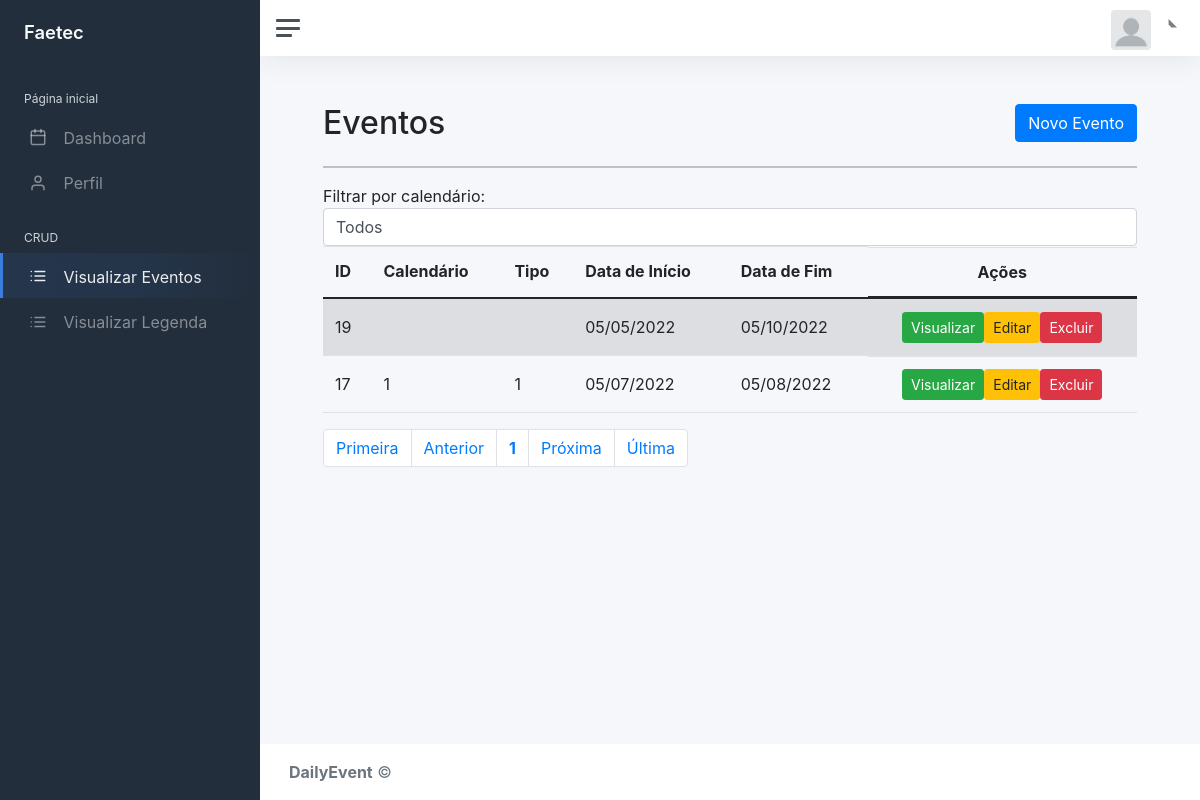
Before: /static/dash.php?page=lista_eve with the older database file.
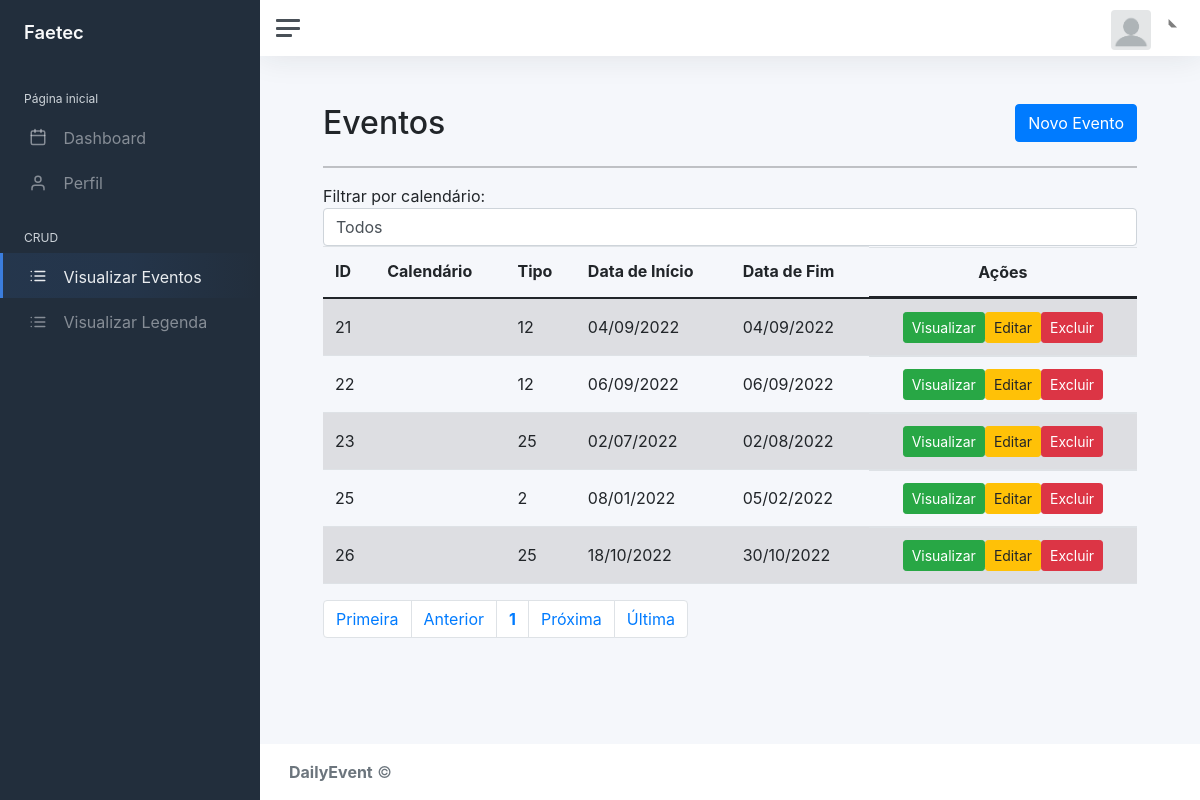
After: the same page with the newer database file.
### tables this page shows
CREATE TABLE IF NOT EXISTS `eventos` (
  `id_evento` int(11) NOT NULL AUTO_INCREMENT,
  `dt_ini_ev` date DEFAULT NULL,
  `dt_fim_ev` date DEFAULT NULL,
  `id_calendario` int(11) DEFAULT NULL,
  `id_leg` int(11) DEFAULT NULL,
  PRIMARY KEY (`id_evento`) USING BTREE,
  KEY `FK_eventos_calendario` (`id_calendario`),
  KEY `FK_eventos_legenda` (`id_leg`),
  CONSTRAINT `FK_eventos_calendario` FOREIGN KEY (`id_calendario`) REFERENCES `calendario` (`id_calendario`) ON DELETE CASCADE ON UPDATE CASCADE,
  CONSTRAINT `FK_eventos_legenda` FOREIGN KEY (`id_leg`) REFERENCES `legenda` (`id_leg`) ON DELETE CASCADE ON UPDATE CASCADE
);

### static/contents/evento/lista_eve.php (the view, shortened to what this page needs)
<div id="main" class="container-fluid">
	<div id="top" class="row">
		<div class="col-md-11">
			<h2>Eventos</h2>
		</div>
		<div class="col-md-1">
			<a href="?page=addeve" class="btn btn-primary pull-right h2">Novo Evento</a>
		</div>
	</div>
	<hr/>
	<form action="?page=lista_eve" method="post" >
	Filtrar por calendário:&nbsp<select name="calendario" class="form-control" action="post" onchange='this.form.submit()';>
	<option value="none">Todos</option>
	</select>
	</form>
	<div id="bloco-list-pag">
		<div id="list" class="row">
			<div class="table-responsive col-md-12">
				<?php
					$quantidade = 5;
					if(isset($_POST['calendario']) && $_POST['calendario'] !== 'none'){
						$eventos = mysqli_query($con, "select * from eventos where id_calendario ='".$_POST['calendario']."' ORDER BY id_calendario ASC") or die(mysqli_error());
					}
					else{
						$eventos = mysqli_query($con, "select * from eventos ORDER BY id_calendario ASC") or die(mysqli_error());
					}
					$pagina = (isset($_GET['pagina'])) ? (int)$_GET['pagina'] : 1;
					echo "<table class='table table-striped' cellspacing='0' cellpading='0'>";
					echo "<thead><tr>";
					echo "<td><strong>ID</strong></td>";
					echo "<td><strong>Calendário</strong></td>";
					echo "<td><strong>Tipo</strong></td>";
					echo "<td><strong>Data de Início</strong></td>";
					echo "<td><strong>Data de Fim</strong></td>";
					echo "<td class='actions d-flex justify-content-center'><strong>Ações</strong></td>";
					echo "</tr></thead><tbody>";
					while($info = mysqli_fetch_array($eventos)){
						echo "<tr>";
						echo "<td>".$info['id_evento']."</td>";
						echo "<td>".$info['id_calendario']."</td>";
						echo "<td>".$info['id_leg']." </td>";
						echo "<td>".date('d/m/Y',strtotime($info['dt_ini_ev']))."</td>";
						echo "<td>".date('d/m/Y',strtotime($info['dt_fim_ev']))."</td>";
						echo "<td class='actions btn-group-sm d-flex justify-content-center'>";
						echo "<a class='btn btn-success btn-xs' href=?page=view_eve&id_evento=".$info['id_evento']."> Visualizar </a>";
						echo "<a class='btn btn-warning btn-xs' href=?page=edit_eve&id_evento=".$info['id_evento']."> Editar </a>";
						echo "<a href=?page=excluir_eve&id_evento=".$info['id_evento']." class='btn btn-danger btn-xs'> Excluir </a></td>";
					}
				echo "</tr></tbody></table>";
			?>
		</div>
	</div>
	<div id="bottom" class="row">
			<div class="col-md-12">
				<?php
					$sqlTotal 		= "select id_evento from eventos;";
					$qrTotal  		= mysqli_query($con, $sqlTotal) or die (mysqli_error());
					$numTotal 		= mysqli_num_rows($qrTotal);
					$totalpagina = (ceil($numTotal/$quantidade)<=0) ? 1 : ceil($numTotal/$quantidade);
					$anterior = (($pagina-1) <= 0) ? 1 : $pagina - 1;
					$posterior = (($pagina+1) >= $totalpagina) ? $totalpagina : $pagina+1;
					echo "<ul class='pagination'>";
					echo "<li class='page-item'><a class='page-link' href='?page=lista_eve&pagina=1'> Primeira</a></li> ";
					echo "<li class='page-item'><a class='page-link' href=\"?page=lista_eve&pagina=$anterior\"> Anterior</a></li> ";
					echo "<li class='page-item'><a class='page-link' href='?page=lista_eve&pagina=".$pagina."'><strong>".$pagina."</strong></a></li> ";
					echo "<li class='page-item'><a class='page-link' href=\"?page=lista_eve&pagina=$posterior\"> Pr&oacute;xima</a></li> ";
					echo "<li class='page-item'><a class='page-link' href=\"?page=lista_eve&pagina=$totalpagina\"> &Uacute;ltima</a></li></ul>";
				?>
			</div>
		</div>
	</div>
</div>

### static/dash.php (shortened to what this page needs)
<!DOCTYPE html>
<head>
	<link rel="stylesheet" href="fontawesome-pro/css/all.css">
	<link href="css/app.css" rel="stylesheet">
	<link href="https://cdn.jsdelivr.net/npm/bootstrap@5.0.2/dist/css/bootstrap.min.css" rel="stylesheet">
	<link href="//maxcdn.bootstrapcdn.com/bootstrap/4.1.1/css/bootstrap.min.css" rel="stylesheet" id="bootstrap-css">
	<link rel="stylesheet" href="css/main.css">
	<link rel="stylesheet" href="//maxcdn.bootstrapcdn.com/font-awesome/4.3.0/css/font-awesome.min.css">
	<link rel="stylesheet" href="css/bootstrap.css">
</head>
<body>
<div class="wrapper">
<?php
	include "based/sidebar.php";
	include "based/main/main.php";
?>
</div>
</body>
</html>

### static/based/sidebar.php (shortened to what this page needs)
<nav id="sidebar" class="sidebar js-sidebar" >
			<div class="sidebar-content js-simplebar">
				<a class="sidebar-brand" href="?page=home">
          		<span class="align-middle">Faetec</span>
        	</a>
				<ul class="sidebar-nav">
					<li class="sidebar-header">
						Página inicial
					</li>
					<li class="sidebar-item <?php if(isset($_GET['page']) && $_GET['page'] == 'home')echo "active";?>">
						<a class="sidebar-link" href="?page=home">
              			<i class="align-middle" data-feather="calendar"></i> <span class="align-middle">Dashboard</span>
            			</a>
					</li>
					<li class="sidebar-item <?php if(isset($_GET['page']) && $_GET['page'] == 'perfil')echo "active";?>">
						<a class="sidebar-link" href="?page=perfil">
              			<i class="align-middle" data-feather="user"></i> <span class="align-middle">Perfil</span>
            			</a>
					</li>
					<li class="sidebar-header">
						CRUD
					</li>
					<li class="sidebar-item <?php if(isset($_GET['page']) && $_GET['page'] == 'lista_eve')echo "active";?>">
						<a class="sidebar-link" href="?page=lista_eve">
              			<i class="align-middle" data-feather="list"></i> <span class="align-middle">Visualizar Eventos</span>
            			</a>
					</li>
					<li class="sidebar-item <?php if(isset($_GET['page']) && $_GET['page'] == 'lista_leg')echo "active";?>">
						<a class="sidebar-link" href="?page=lista_leg">
              			<i class="align-middle" data-feather="list"></i> <span class="align-middle">Visualizar Legenda</span>
            			</a>
					</li>
				</ul>
			</div>
		</nav>

### static/based/main/main.php
<div class="main">
<?php
	include "topo.php";
?>
<main class="content">
<div class="container-fluid p-0">
<?php
include "contents.php";
?>
</div>
</main>
<?php
	include "footer.php";
?>
</div>

### static/based/main/topo.php (shortened to what this page needs)
<nav class="navbar navbar-expand navbar-light navbar-bg">
	<a class="sidebar-toggle js-sidebar-toggle">
        <i class="hamburger align-self-center"></i>
    </a>
	<div class="navbar-collapse collapse">
		<ul class="navbar-nav navbar-align">
			<li class="nav-item dropdown">
				<a class="nav-link dropdown-toggle d-none d-sm-inline-block" href="?page=perfil" data-bs-toggle="dropdown">
				<img src="img/profile.webp" class="avatar img-fluid rounded me-1" alt="<?php echo $_SESSION['UsuarioNome']?>" /> <span class="text-dark"><?php echo $_SESSION['UsuarioNome']?></span></a>
			</li>
		</ul>
	</div>
</nav>

### static/based/main/contents.php (shortened to what this page needs)
<?php
    if(isset($_GET['page'])){
        switch ($_GET['page']) {
            case 'lista_eve':
                 include "contents/evento/lista_eve.php";
                break;
    }
}
?>

### static/based/main/footer.php
<footer class="footer">
				<div class="container-fluid">
					<div class="row text-muted">
						<div class="col-6 text-start">
							<p class="mb-0">
								<a><strong>DailyEvent</strong></a> &copy;
							</p>
						</div>
					</div>
				</div>
			</footer>

Changed rows visible on the page:
removed eventos: id_evento "19", dt_ini_ev "05/05/2022", dt_fim_ev "05/10/2022"
removed eventos: id_evento "17", id_calendario "1", id_leg "1", dt_ini_ev "05/07/2022", dt_fim_ev "05/08/2022"
added eventos: id_evento "21", id_leg "12", dt_ini_ev "04/09/2022", dt_fim_ev "04/09/2022"
added eventos: id_evento "22", id_leg "12", dt_ini_ev "06/09/2022", dt_fim_ev "06/09/2022"
added eventos: id_evento "23", id_leg "25", dt_ini_ev "02/07/2022", dt_fim_ev "02/08/2022"
added eventos: id_evento "25", id_leg "2", dt_ini_ev "08/01/2022", dt_fim_ev "05/02/2022"
added eventos: id_evento "26", id_leg "25", dt_ini_ev "18/10/2022", dt_fim_ev "30/10/2022"
